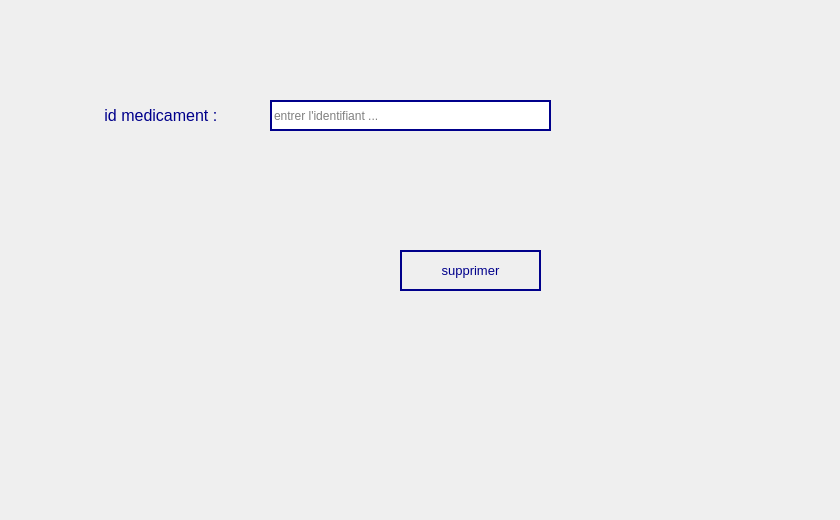
      <widget class="QWidget" name="tab_7">
       <attribute name="title">
        <string>Supprimer medicaments</string>
       </attribute>
       <widget class="QLabel" name="label_10">
        <property name="geometry">
         <rect>
          <x>100</x>
          <y>80</y>
          <width>181</width>
          <height>71</height>
         </rect>
        </property>
        <property name="font">
         <font>
          <pointsize>12</pointsize>
         </font>
        </property>
        <property name="styleSheet">
         <string notr="true">color:darkblue</string>
        </property>
        <property name="text">
         <string> id medicament :</string>
        </property>
       </widget>
       <widget class="QLineEdit" name="lineEdit_id_supMed">
        <property name="geometry">
         <rect>
          <x>270</x>
          <y>100</y>
          <width>281</width>
          <height>31</height>
         </rect>
        </property>
        <property name="styleSheet">
         <string notr="true">border-color:darkblue ;
border-style:solid;
border-width:2px;</string>
        </property>
        <property name="placeholderText">
         <string>entrer l'identifiant ...</string>
        </property>
       </widget>
       <widget class="QPushButton" name="pushButton_suppMedi">
        <property name="geometry">
         <rect>
          <x>400</x>
          <y>250</y>
          <width>141</width>
          <height>41</height>
         </rect>
        </property>
        <property name="font">
         <font>
          <pointsize>10</pointsize>
         </font>
        </property>
        <property name="styleSheet">
         <string notr="true">color:darkblue;
border-color:darkblue ;
border-style:solid;
border-width:2px;</string>
        </property>
        <property name="text">
         <string>supprimer</string>
        </property>
       </widget>
       <widget class="QLabel" name="label_13">
        <property name="geometry">
         <rect>
          <x>0</x>
          <y>0</y>
          <width>831</width>
          <height>511</height>
         </rect>
        </property>
        <property name="text">
         <string/>
        </property>
        <property name="pixmap">
         <pixmap>../../Desktop/2A/Projet_C++/blue-medical-science-background-vector-19610567.jpg</pixmap>
        </property>
       </widget>
       <zorder>label_13</zorder>
       <zorder>label_10</zorder>
       <zorder>lineEdit_id_supMed</zorder>
       <zorder>pushButton_suppMedi</zorder>
      </widget>
